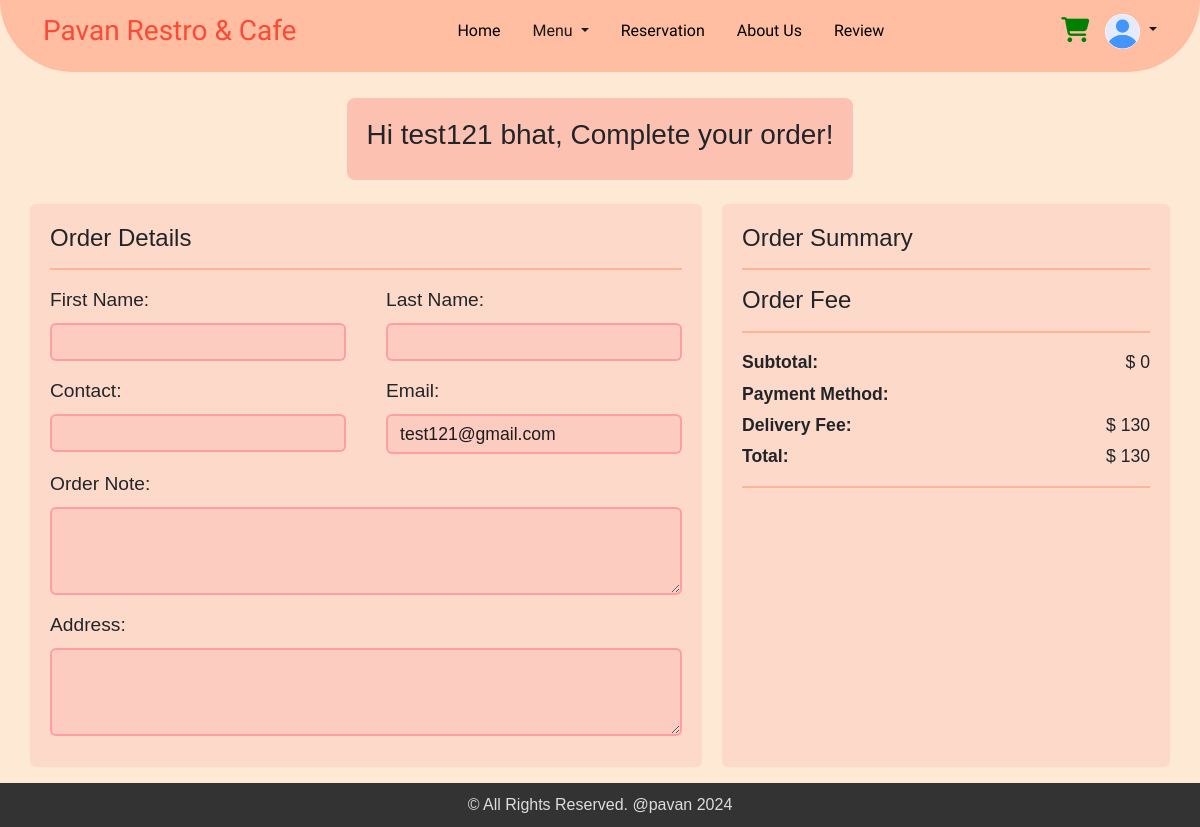
The page /order_review.php (signed in) on the database its author committed.
### tables this page shows
CREATE TABLE `users` (
  `email` varchar(255) NOT NULL,
  `firstName` varchar(255) NOT NULL,
  `lastName` varchar(255) NOT NULL,
  `contact` varchar(10) NOT NULL,
  `password` varchar(20) NOT NULL,
  `dateCreated` timestamp NOT NULL DEFAULT current_timestamp(),
  `profile_image` varchar(255) NOT NULL DEFAULT 'default.jpg'
);

### order_review.php (the view, shortened to what this page needs)
<?php
require 'db_connection.php';
$email = $_SESSION['email'];
$stmt = $conn->prepare('SELECT * FROM users WHERE email=?');
$stmt->bind_param('s', $email);
$stmt->execute();
$result = $stmt->get_result();
$user = $result->fetch_assoc();
$subtotal = 0;
$deliveryFee = ($_POST['payment_mode'] === 'Takeaway') ? 0 : 130;
$total = $subtotal + $deliveryFee;
?>
<!DOCTYPE html>
<html lang="en">
<head>
  <link rel='stylesheet' href='https://cdnjs.cloudflare.com/ajax/libs/twitter-bootstrap/4.5.2/css/bootstrap.min.css' />
  <link rel='stylesheet' href='https://cdnjs.cloudflare.com/ajax/libs/font-awesome/5.9.0/css/all.min.css' />
  <link href="https://stackpath.bootstrapcdn.com/bootstrap/5.3.0/css/bootstrap.min.css" rel="stylesheet">
  <link rel="stylesheet" href="https://cdnjs.cloudflare.com/ajax/libs/font-awesome/6.2.0/css/all.min.css" />
  <link rel="stylesheet" href="order_review.css">
</head>
<body>
  <?php include('nav-logged.php'); ?>
  <div class="title mt-2">
    <h3>Hi <?php echo $user['firstName'] . " " . $user['lastName']; ?>, Complete your order!</h3>
  </div>
  <div class=" main mt-4">
    <div class="order-fee">
      <h4>Order Details</h4>
      <hr>
      <form action="process_order.php" method="post">
        <div class="form-group row">
          <div class="col">
            <label for="firstName">First Name:</label>
            <input type="text" class="form-control" id="firstName" name="firstName" required>
          </div>
          <div class="col">
            <label for="lastName">Last Name:</label>
            <input type="text" class="form-control" id="lastName" name="lastName" required>
          </div>
        </div>
        <div class="form-group row">
          <div class="col">
            <label for="contact">Contact:</label>
            <input type="text" class="form-control" id="contact" name="contact" required>
          </div>
          <div class="col">
            <label for="email">Email:</label>
            <input type="email" class="form-control" id="email" name="email" value="<?= htmlspecialchars($email) ?>" readonly>
          </div>
        </div>
        <div class="form-group">
          <label for="order_note">Order Note:</label>
          <textarea class="form-control" id="order_note" name="order_note" rows="3"></textarea>
        </div>
        <div class="form-group">
          <label for="address">Address:</label>
          <textarea class="form-control" id="address" name="address" rows="3" required></textarea>
        </div>
    </div>
    <div class="order-summary">
      <h4>Order Summary</h4>
      <hr>
      <h4 class="mt-1 ">Order Fee</h4>
      <hr>
      <div class="summary-details">
        <div class="fee-details">
          <div><strong>Subtotal:</strong></div>
          <div>$ <?= number_format($subtotal) ?></div>
        </div>
        <div class="fee-details">
          <div><strong>Payment Method:</strong></div>
        </div>
        <div class="fee-details">
          <div><strong>Delivery Fee:</strong></div>
          <div>$ <?= number_format($deliveryFee) ?></div>
        </div>
        <div class="fee-details">
          <div><strong>Total:</strong></div>
          <div>$ <?= number_format($total) ?></div>
        </div>
      </div>
      <hr>
    </div>
  </div>
</body>
</html>

### nav-logged.php (shortened to what this page needs)
<?php
include 'db_connection.php';
$useremail = isset($_SESSION['email']) ? $_SESSION['email'] : '';
function get_UserInfo($email)
{
  global $conn;
  $stmt = $conn->prepare("SELECT  profile_image FROM users WHERE email = ?");
  $stmt->bind_param("s", $email);
  $stmt->execute();
  $stmt->bind_result($profile_image);
  return [
    'profile_image' => $profile_image ?: 'default.jpg'
  ];
}
$userinfo = get_UserInfo($useremail);
?>
<!DOCTYPE html>
<html lang="en">
<head>
  <link href="https://cdn.jsdelivr.net/npm/bootstrap@5.3.3/dist/css/bootstrap.min.css" rel="stylesheet" />
  <link rel="stylesheet" href="https://cdnjs.cloudflare.com/ajax/libs/font-awesome/6.2.0/css/all.min.css" />
</head>
<body>
  <?php
  $current_page = basename($_SERVER['PHP_SELF']);
  ?>
  <div>
    <nav class="navbar navbar-expand-md fixed-top">
      <div class="container-fluid nav-container">
        <a class="navbar-brand me-auto logo" href="index.php">Pavan Restro & Cafe</a>
        <div class="offcanvas offcanvas-end" tabindex="-1" id="offcanvasNavbar" aria-labelledby="offcanvasNavbarLabel">
          <div class="offcanvas-body text-center">
            <ul class="navbar-nav justify-content-center flex-grow-1 pe-3">
              <li class="nav-item">
                <a class="nav-link mx-lg-2 <?php echo $current_page == 'index.php' ? 'active' : ''; ?>" aria-current="page" href="index.php">Home</a>
              </li>
              <li class="nav-item dropdown">
                <a class="nav-link dropdown-toggle mx-lg-2 <?php echo $current_page == 'menu.php' ? 'active' : ''; ?>" href="menu.php" role="button" aria-haspopup="true" aria-expanded="false">
                  Menu
                </a>
              </li>
              <li class="nav-item">
                <a class="nav-link mx-lg-2 <?php echo $current_page == 'index.php#Reservation' ? 'active' : ''; ?>" href="index.php#Reservation">Reservation</a>
              </li>
              <li class="nav-item">
                <a class="nav-link mx-lg-2 <?php echo $current_page == 'index.php#About-Us' ? 'active' : ''; ?>" href="index.php#About-Us">About Us</a>
              </li>
              <li class="nav-item">
                <a class="nav-link mx-lg-2 <?php echo $current_page == '#review' ? 'active' : ''; ?>" href="#review">Review</a>
              </li>
            </ul>
          </div>
        </div>
        <a class="nav-link cart <?php echo $current_page == 'cart.php' ? 'active' : ''; ?>" href="cart.php"><i class="fas fa-shopping-cart"></i>
          <span id="cart-item" class="badge badge-danger"></span></a>
        <li class="nav-item dropdown ms-3" style="list-style: none; ">
          <a href="#" class="dropdown-toggle" id="profileDropdown" data-toggle="dropdown" aria-haspopup="true" aria-expanded="false">
            <img src="uploads/<?php echo htmlspecialchars($userinfo['profile_image']); ?>" alt="Profile Picture" class="nav-profile">
          </a>
        </li>
      </div>
    </nav>
  </div>
</body>
</html>

### order_review.css (style rules this page uses)
* { margin: 0; padding: 0; }
body { padding-top: 90px; }
.title { display: flex; align-items: center; text-align: center; background-color: #fcc1b1; padding: 20px; border-radius: 8px; margin: 0 auto; max-width: fit-content; }
.main { display: flex; justify-content: space-between; gap: 20px; margin: 0 50px 30px 30px; margin-bottom: 60px; }
.order-summary, .order-fee { padding: 20px 20px 15px 20px; background: #fdd9c9; border-radius: 6px; }
.order-summary { flex: 0 0 40%; }
.order-fee { flex: 0 0 60%; }
.order-fee label { font-size: 1.2rem; }
.form-group.row { display: flex; flex-wrap: wrap; }
.form-group.row .col { flex: 1; margin-right: 1rem; }
.form-group.row .col:last-child { margin-right: 0; }
.fee-details { display: flex; justify-content: space-between; margin-bottom: 5px; font-size: 1.1rem; }
.fee-details strong { font-weight: 600; }
.main hr { border: 1px solid orangered; }
.order-fee input, .order-fee textarea { background-color: rgba(255, 99, 132, 0.1); border: 2px solid rgba(255, 99, 132, 0.5); color: #1d1d1d; font-size: 1rem; }
.order-fee input:read-only { background-color: rgba(255, 99, 132, 0.1); border: 2px solid rgba(255, 99, 132, 0.5); color: #1d1d1d; font-size: 1.1rem; cursor: not-allowed; }

### nav-logged.php (style rules this page uses)
* { margin: 0; padding: 0; }
body { background-color: #feead4; font-family: "Poppins", sans-serif; font-weight: 300; font-style: normal; }
a { color: white; text-decoration: none; }
.navbar-brand, .offcanvas-header { color: #fb4a36; font-family: "Chewy", system-ui; font-optical-sizing: auto; font-weight: 500; font-style: normal; font-size: 28px; }
.nav-container { margin-right: 30px; margin-left: 30px; padding-bottom: 15px; padding-right: 13px; padding-left: 13px; }
.nav-link { color: black; font-weight: 500; transition: 0.3s color ease; font-family: "Lexend", sans-serif; font-optical-sizing: auto; font-weight: 480; font-style: light; }
.dropdown-toggle { color: #1d1818; text-decoration: none; transition: color 0.3s ease; }
.navbar { border-bottom-left-radius: 80px; border-bottom-right-radius: 80px; padding: 5px 0px 0px 0px; background-color: #ffbda1; }
.cart { color: green; font-size: 25px; cursor: pointer; }
.nav-profile { width: 35px; height: 35px; border-radius: 50%; object-fit: cover; }
.offcanvas-body { background: #ffbda1; }

### rows shown on the page
users: profile_image (placeholder picture), firstName "test121", lastName "bhat"

### other values the page prints
$subtotal "0"
$deliveryFee "130"
$total "130"
